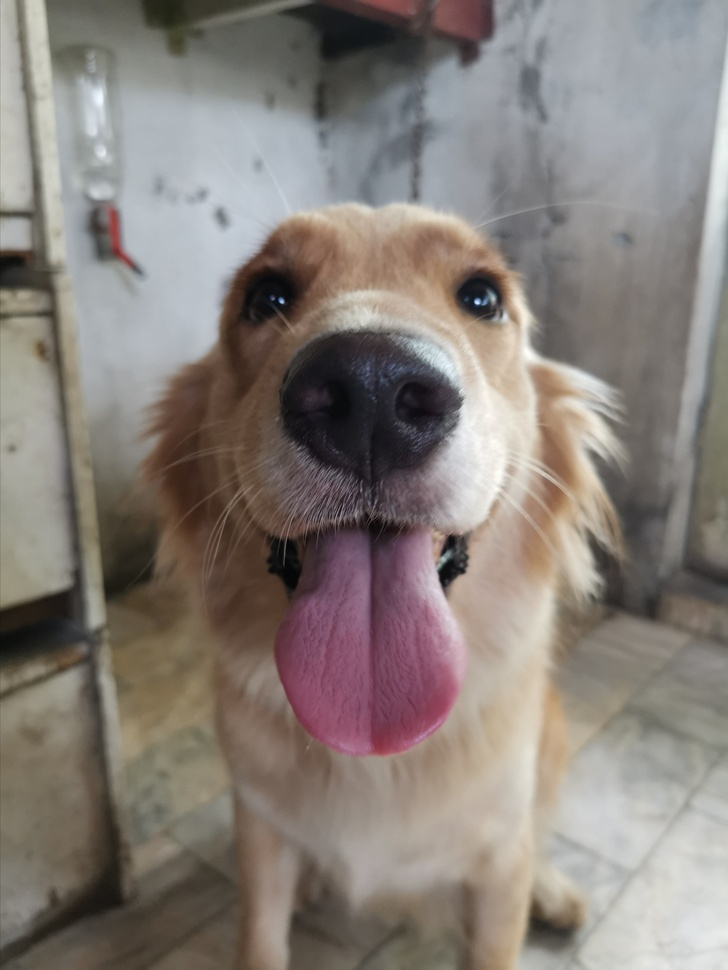
#> input picture training2/kopek.jpg, 728 x 970 px, shrunk from 2736 x 3647 before the run
$ python main.py
#> lines starting #> are read from the running program, lines starting #| are printed output that depends on the picture
import cv2
import matplotlib.pyplot as plt
import numpy as np
#220201035 Melis Portakal

image = cv2.imread('kopek.jpg')
#> image is the input picture: shape (970, 728, 3); mean B, G, R 121.2, 126.9, 134.8

image_rgb = cv2.cvtColor(image, cv2.COLOR_BGR2RGB)

plt.imsave('kopek_saved_with_plt.jpg', image_rgb)

plt.imshow(image_rgb)
plt.axis('off')
plt.show()

print("Görüntü Numpy dizisi:\n", image_rgb )
#> (printed output is left out)
print("Görüntü şekil:\n", image_rgb.shape)
#| Görüntü şekil:
#|  (970, 728, 3)
print("Görüntü veri tipi:\n", image_rgb.dtype)
#| Görüntü veri tipi:
#|  uint8
print("piksel değer aralığı:\n", image_rgb.min(), image_rgb.max())
#| piksel değer aralığı:
#|  0 255

b, g, r = cv2.split(image)
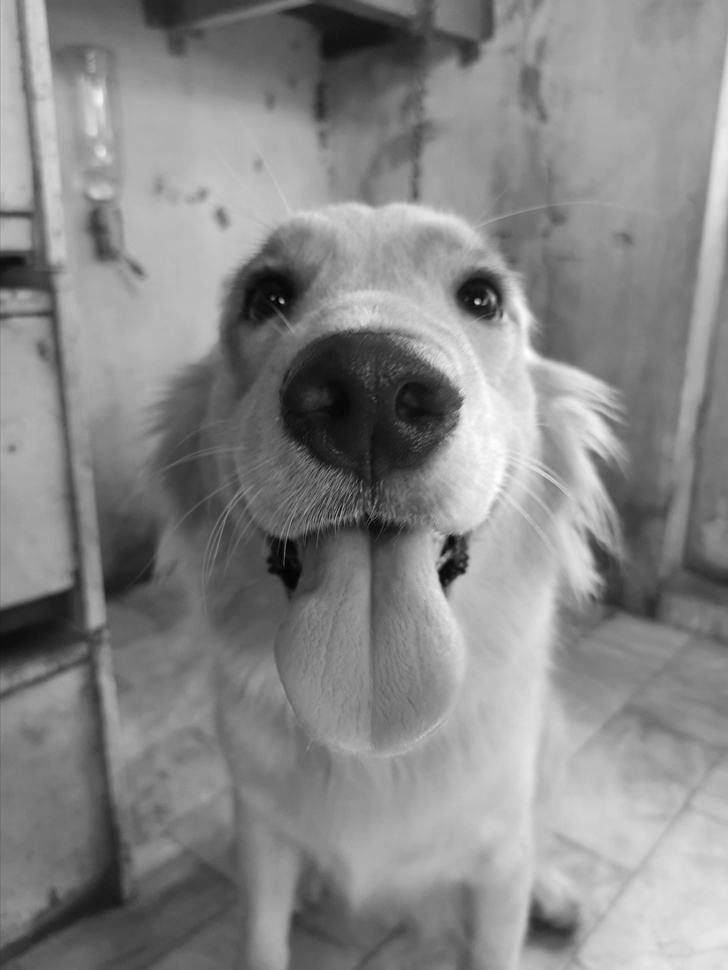
#> r: shape (970, 728); min 0, max 255, mean 134.8

fig, axs = plt.subplots(1, 3, figsize=(15, 5))

axs[0].imshow(b, cmap='gray')
axs[0].set_title('Blue Kanalı (Gri Tonlamalı)')
axs[0].axis('off')

axs[1].imshow(g, cmap='gray')
axs[1].set_title('Green Kanalı (Gri Tonlamalı)')
axs[1].axis('off')

axs[2].imshow(r, cmap='gray')
axs[2].set_title('Red Kanalı (Gri Tonlamalı)')
axs[2].axis('off')

plt.tight_layout()
plt.show()

added = cv2.add(image, 50)   #add every piksel 50 and increase brightness
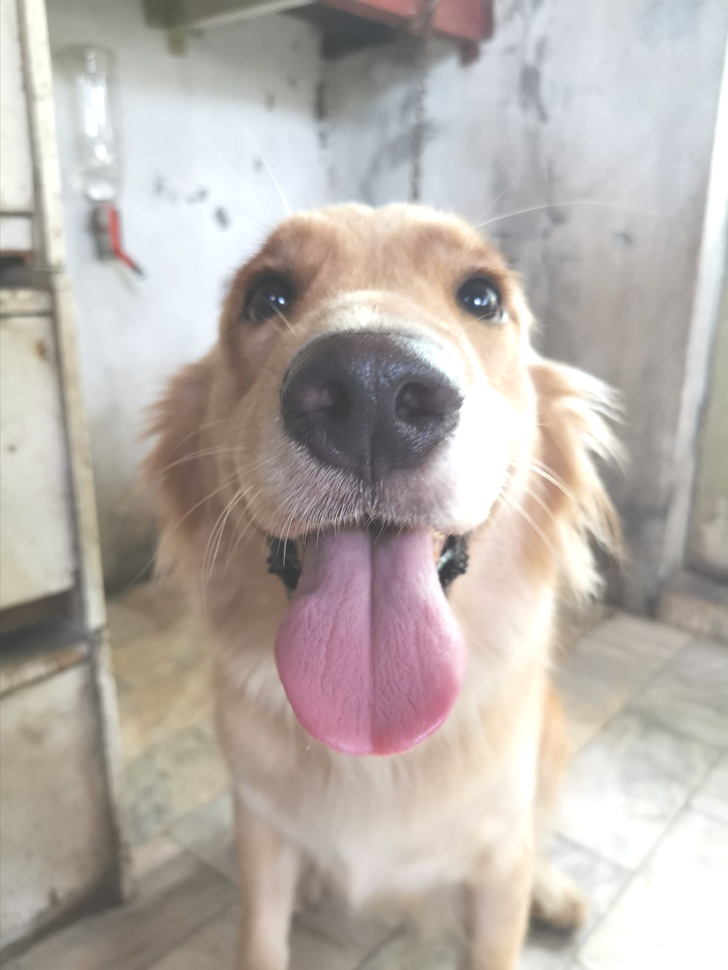
#> added: shape (970, 728, 3); mean B, G, R 170.7, 176.3, 184.1
subtracted = cv2.subtract(image, 50)  #subtract every piksel 50 and decrease brightness
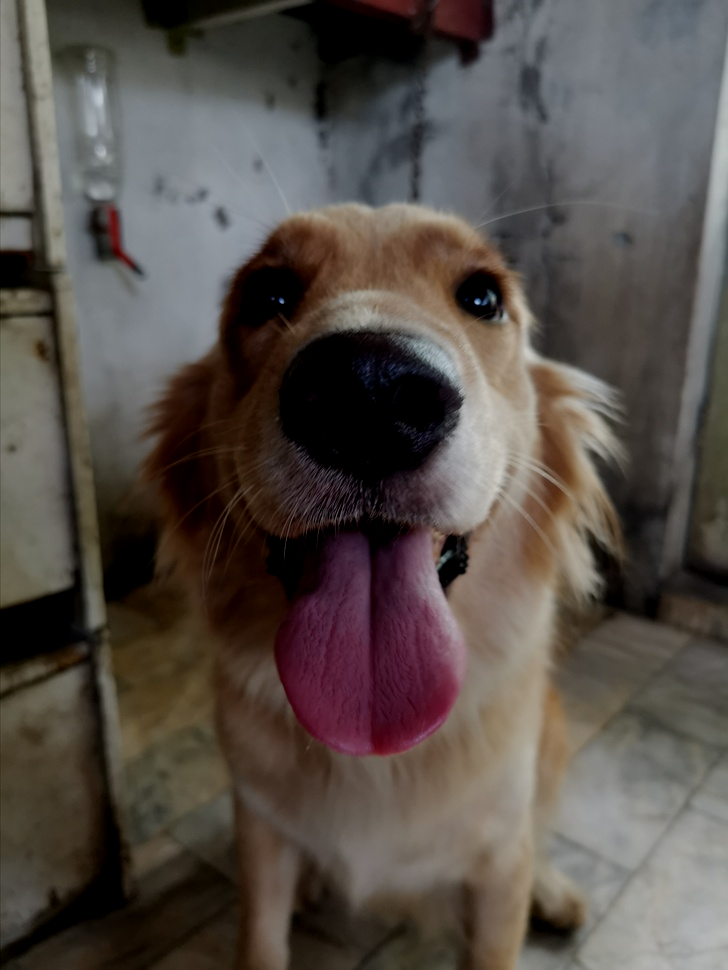
#> subtracted: shape (970, 728, 3); mean B, G, R 72.6, 78.1, 85.8
multiplied = cv2.multiply(image, 1.5) #multiplact every piksel 1.5 and increase contrast
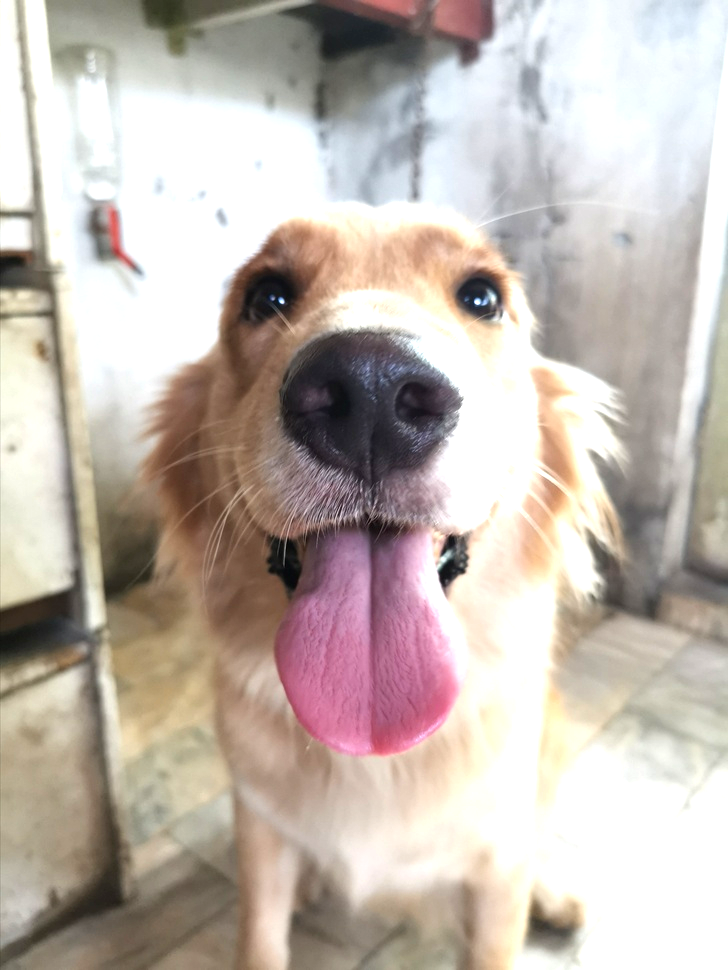
#> multiplied: shape (970, 728, 3); mean B, G, R 174.9, 182.7, 193.5
divided = cv2.divide(image, 2)  #divide every piksel 2 and make pale
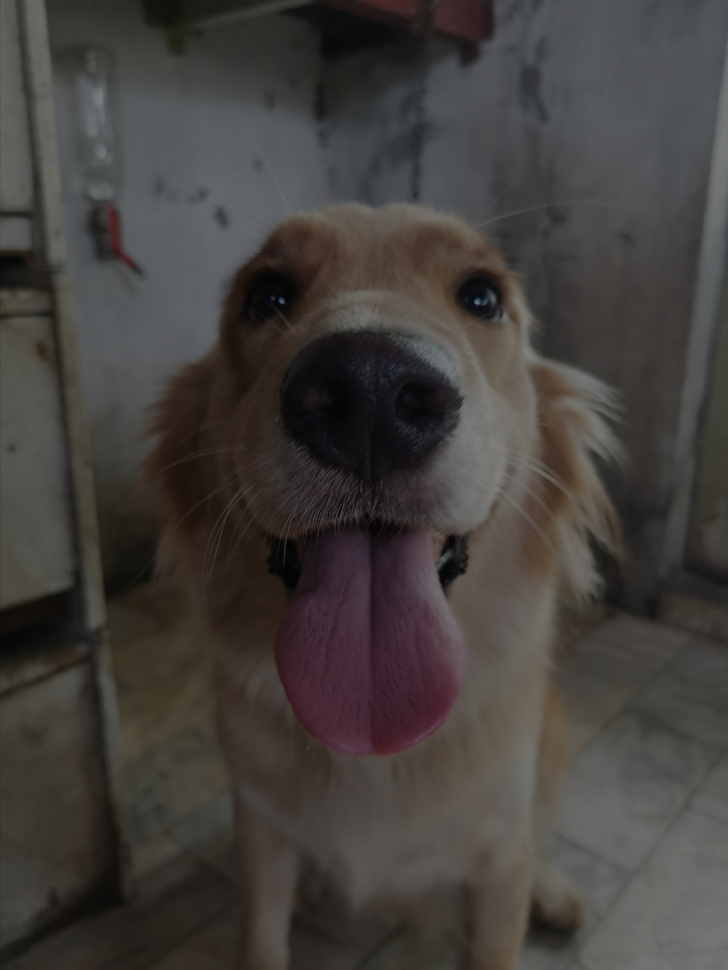
#> divided: shape (970, 728, 3); mean B, G, R 60.6, 63.5, 67.4

fig, axs = plt.subplots(1, 4, figsize=(20, 5))

axs[0].imshow(cv2.cvtColor(added, cv2.COLOR_BGR2RGB))
axs[0].set_title('Toplama (+50)')
axs[0].axis('off')

axs[1].imshow(cv2.cvtColor(subtracted, cv2.COLOR_BGR2RGB))
axs[1].set_title('Çıkarma (-50)')
axs[1].axis('off')

axs[2].imshow(cv2.cvtColor(multiplied.astype(np.uint8), cv2.COLOR_BGR2RGB))
axs[2].set_title('Çarpma (×1.5)')
axs[2].axis('off')

axs[3].imshow(cv2.cvtColor(divided.astype(np.uint8), cv2.COLOR_BGR2RGB))
axs[3].set_title('Bölme (÷2)')
axs[3].axis('off')

plt.tight_layout()
plt.show()
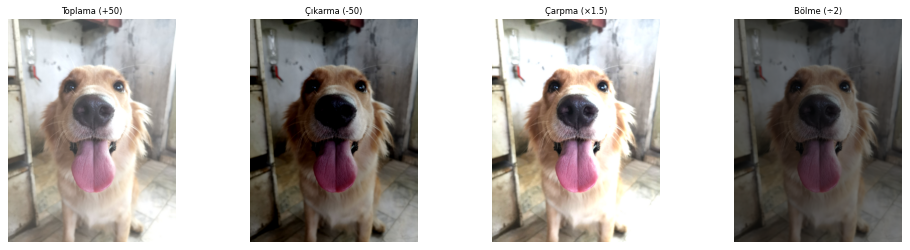
#> figure drawn by matplotlib, 4 panels

colors = ('b', 'g', 'r')
fig, axs = plt.subplots(1, 3, figsize=(15, 5))

for i, color in enumerate(colors):
    hist = cv2.calcHist([image], [i], None, [256], [0, 256])
    axs[i].plot(hist, color=color)
    axs[i].set_title(f'{color.upper()} Kanalı Histogramı')
    axs[i].set_xlim([0, 256])

plt.tight_layout()
plt.show()
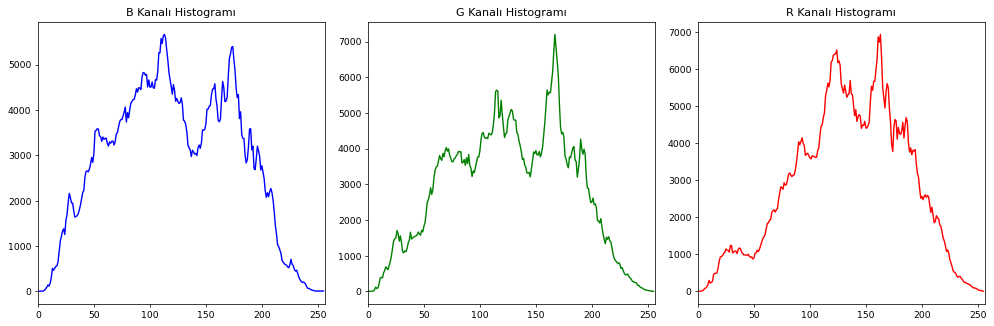
#> figure drawn by matplotlib, 3 panels; panel 1: curve peaks at x = 113, y = 5666; panel 2: curve peaks at x = 167, y = 7201; panel 3: curve peaks at x = 163, y = 6931

$ run again, with training2/cat.jpg copied over training2/kopek.jpg
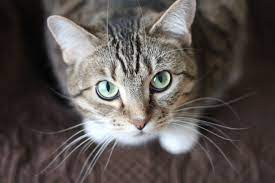
#> input picture training2/cat.jpg, 275 x 183 px
#> image is the input picture: shape (183, 275, 3); mean B, G, R 79.6, 82, 89.2
#> (printed output is left out)
#| Görüntü şekil:
#|  (183, 275, 3)
#| Görüntü veri tipi:
#|  uint8
#| piksel değer aralığı:
#|  0 255
#> `divided = cv2.divide(image, 2)`:
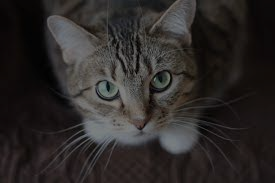
#> divided: shape (183, 275, 3); mean B, G, R 39.8, 41, 44.6
#> `plt.show()`:
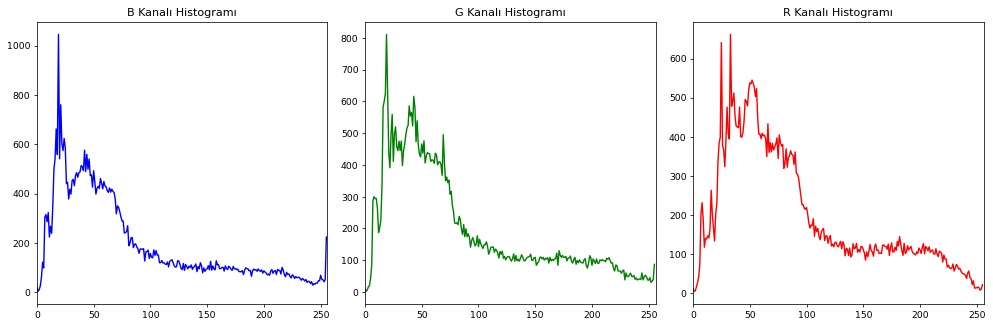
#> figure drawn by matplotlib, 3 panels; panel 1: curve peaks at x = 19, y = 1045; panel 2: curve peaks at x = 19, y = 811; panel 3: curve peaks at x = 33, y = 662
